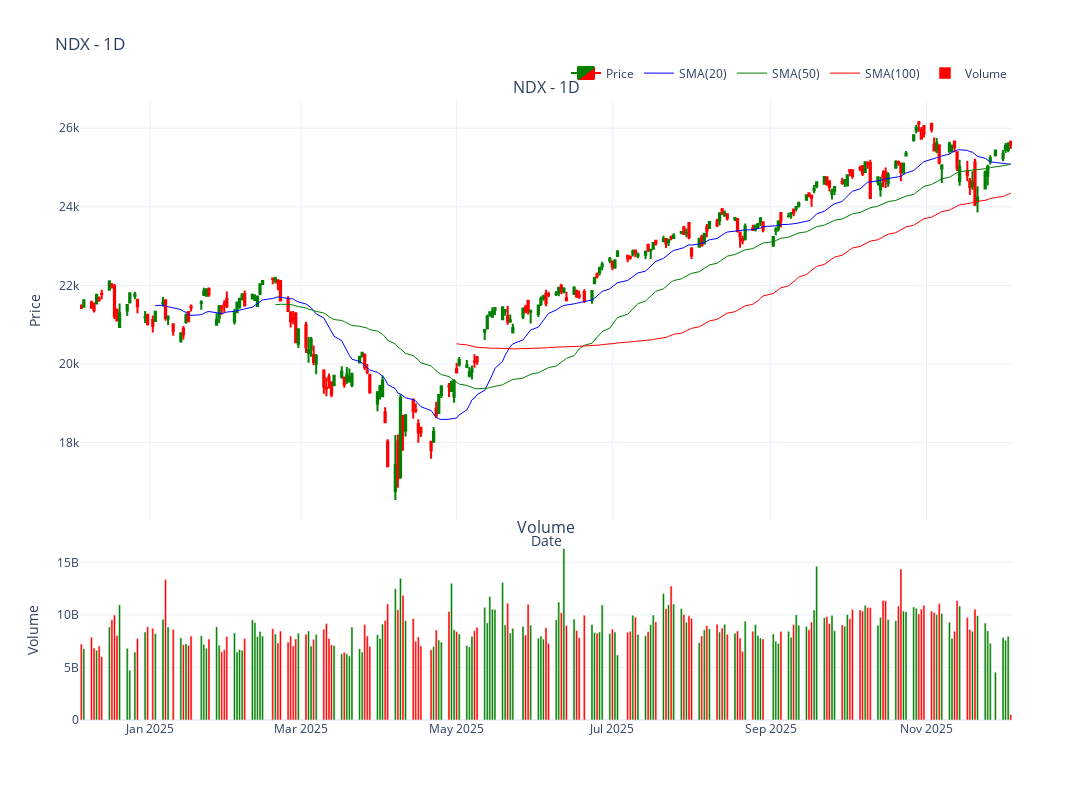

The notebook cell saved with this chart:
### Markdown cell above
## Save Interactive Chart with SMA Indicators

Save the interactive chart with SMA 20, 50, 100 to an HTML file

### Code cell
if df is not None:
    chart = InteractiveChart(df, symbol=symbol, timeframe=timeframe)
    chart.add_indicator(SMA(period=20, color="blue"))
    chart.add_indicator(SMA(period=50, color="green"))
    chart.add_indicator(SMA(period=100, color="red"))

    # Save to HTML file (interactive charts are saved as HTML)
    chart.plot(
        type="candle",
        volume=True,
        figsize=(1400, 800),
        savefig=f"{symbol}_{timeframe}_interactive.html",
        show=True,
    )

### Figure 1 — Plotly figure (JSON) as saved in the notebook; plotly's stock layout.template omitted (floating-point values rounded to 4 significant figures; data arrays with more than 128 entries replaced by an {"elided": "..."} marker saying what was removed)
{"data": [{"close": {"elided": "250 float values"}, "decreasing": {"fillcolor": "red", "line": {"color": "red"}}, "high": {"elided": "250 float values"}, "hovertemplate": "%{text}<extra></extra>", "increasing": {"fillcolor": "green", "line": {"color": "green"}}, "low": {"elided": "250 float values"}, "name": "Price", "open": {"elided": "250 float values"}, "text": {"elided": "250 str values"}, "type": "candlestick", "x": {"elided": "250 str values"}, "xaxis": "x", "yaxis": "y"}, {"hovertemplate": "<b>SMA(20)</b><br>Value: %{y:.2f}<br>Date: %{x}<extra></extra>", "line": {"color": "blue", "dash": "solid", "width": 1}, "mode": "lines", "name": "SMA(20)", "type": "scatter", "x": {"elided": "250 str values"}, "xaxis": "x", "y": {"elided": "250 float values"}, "yaxis": "y"}, {"hovertemplate": "<b>SMA(50)</b><br>Value: %{y:.2f}<br>Date: %{x}<extra></extra>", "line": {"color": "green", "dash": "solid", "width": 1}, "mode": "lines", "name": "SMA(50)", "type": "scatter", "x": {"elided": "250 str values"}, "xaxis": "x", "y": {"elided": "250 float values"}, "yaxis": "y"}, {"hovertemplate": "<b>SMA(100)</b><br>Value: %{y:.2f}<br>Date: %{x}<extra></extra>", "line": {"color": "red", "dash": "solid", "width": 1}, "mode": "lines", "name": "SMA(100)", "type": "scatter", "x": {"elided": "250 str values"}, "xaxis": "x", "y": {"elided": "250 float values"}, "yaxis": "y"}, {"hovertemplate": "<b>Volume</b><br>Value: %{y:,.0f}<br>Date: %{x}<extra></extra>", "marker": {"color": {"elided": "250 str values"}}, "name": "Volume", "type": "bar", "x": {"elided": "250 str values"}, "xaxis": "x2", "y": {"elided": "250 float values"}, "yaxis": "y2"}], "layout": {"annotations": [{"font": {"size": 16}, "showarrow": false, "text": "NDX - 1D", "x": 0.5, "xanchor": "center", "xref": "paper", "y": 1, "yanchor": "bottom", "yref": "paper"}, {"font": {"size": 16}, "showarrow": false, "text": "Volume", "x": 0.5, "xanchor": "center", "xref": "paper", "y": 0.291, "yanchor": "bottom", "yref": "paper"}], "height": 800, "hovermode": "x unified", "legend": {"orientation": "h", "x": 1, "xanchor": "right", "y": 1.02, "yanchor": "bottom"}, "showlegend": true, "title": {"text": "NDX - 1D"}, "width": 1400, "xaxis": {"anchor": "y", "domain": [0, 1], "matches": "x2", "rangeslider": {"visible": false}, "showticklabels": false, "title": {"text": "Date"}}, "xaxis2": {"anchor": "y2", "domain": [0, 1]}, "yaxis": {"anchor": "x", "domain": [0.321, 1], "title": {"text": "Price"}}, "yaxis2": {"anchor": "x2", "domain": [0, 0.291], "title": {"text": "Volume"}}}}
